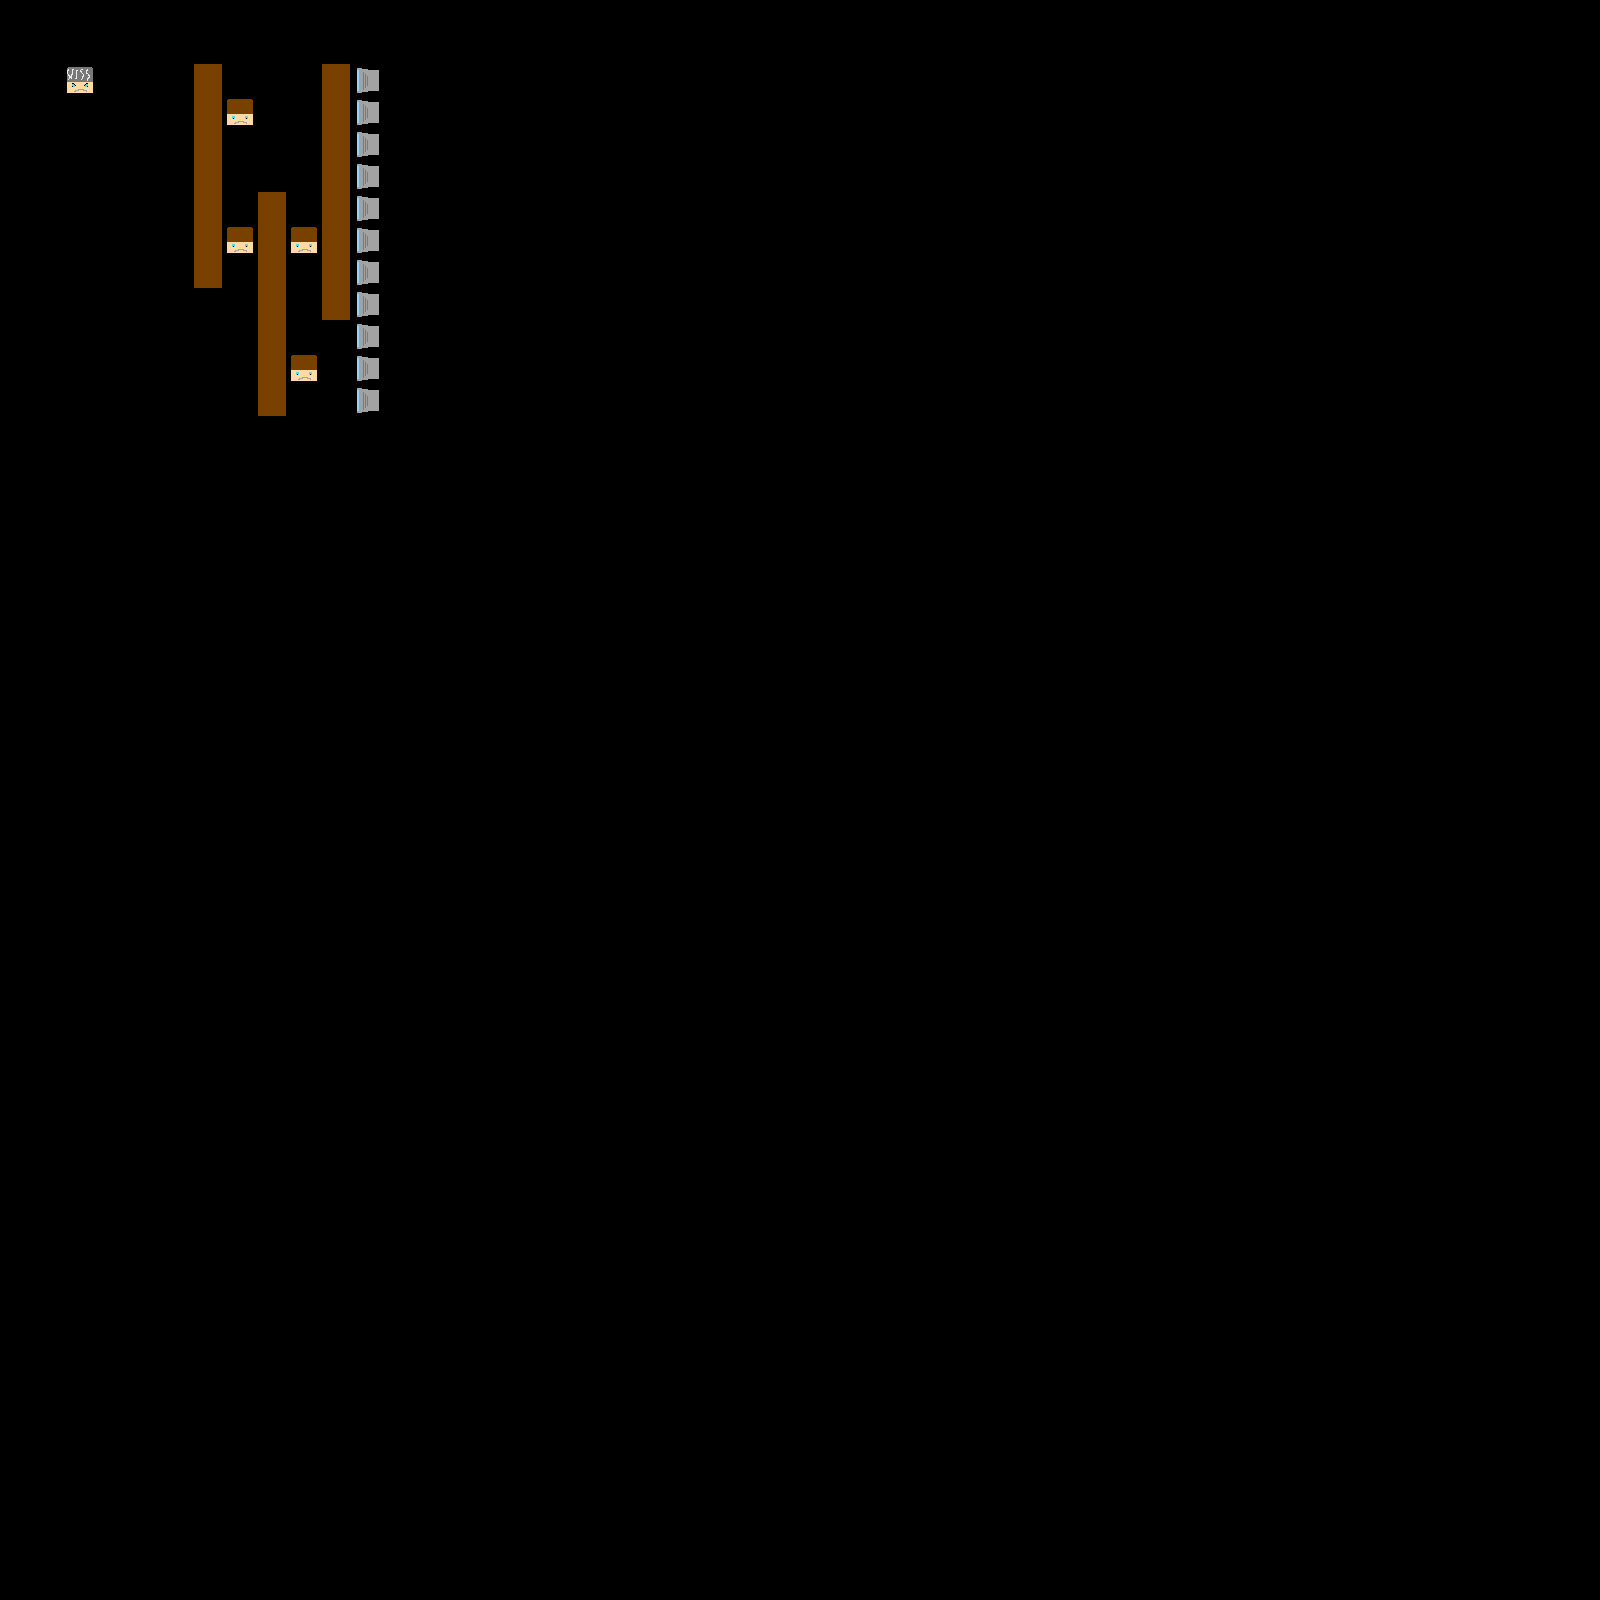

This is a level from a 2D game, rendered from its Tiled map with the project's own tilesets. A one-line summary and the map file follow, with tile-layer data summarised:
An orthogonal 50x50 tile map with 32x32 px tiles, 1 tile layer (foreground), 2 tilesets.

<map version="1.0" orientation="orthogonal" width="50" height="50" tilewidth="32" tileheight="32">
 <tileset firstgid="1" name="levelobjects" tilewidth="32" tileheight="32">
  <image source="gfx/levelobjects.png" width="320" height="320" />
 </tileset>
 <tileset firstgid="101" name="levelobjects2" tilewidth="32" tileheight="32">
  <image source="gfx/levelobjects.png" width="320" height="320" />
 </tileset>
 <layer name="foreground" width="50" height="50">
  <data>[2500 cells, 38 non-empty, 4 distinct tile ids]</data>
 </layer>
</map>
